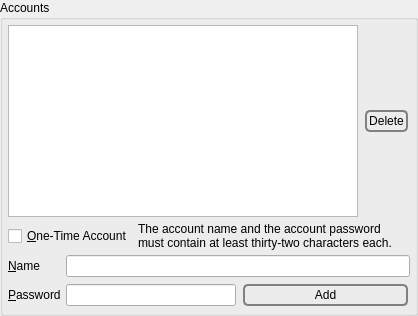
               <widget class="QGroupBox" name="accountsGB">
                <property name="title">
                 <string>Accounts</string>
                </property>
                <layout class="QVBoxLayout" name="verticalLayout_37">
                 <property name="spacing">
                  <number>5</number>
                 </property>
                 <property name="leftMargin">
                  <number>5</number>
                 </property>
                 <property name="topMargin">
                  <number>5</number>
                 </property>
                 <property name="rightMargin">
                  <number>5</number>
                 </property>
                 <property name="bottomMargin">
                  <number>5</number>
                 </property>
                 <item>
                  <layout class="QHBoxLayout" name="horizontalLayout_67">
                   <property name="topMargin">
                    <number>0</number>
                   </property>
                   <item>
                    <widget class="QListWidget" name="accounts">
                     <property name="tabKeyNavigation">
                      <bool>true</bool>
                     </property>
                     <property name="selectionBehavior">
                      <enum>QAbstractItemView::SelectRows</enum>
                     </property>
                     <property name="horizontalScrollMode">
                      <enum>QAbstractItemView::ScrollPerPixel</enum>
                     </property>
                    </widget>
                   </item>
                   <item>
                    <layout class="QVBoxLayout" name="verticalLayout_30">
                     <property name="topMargin">
                      <number>0</number>
                     </property>
                     <property name="rightMargin">
                      <number>0</number>
                     </property>
                     <item>
                      <widget class="QPushButton" name="deleteAccount">
                       <property name="sizePolicy">
                        <sizepolicy hsizetype="Fixed" vsizetype="Fixed">
                         <horstretch>0</horstretch>
                         <verstretch>0</verstretch>
                        </sizepolicy>
                       </property>
                       <property name="styleSheet">
                        <string notr="true">QPushButton {
 border: 2px solid gray;
 background-color: qlineargradient(x1: 0, y1: 0, x2: 0, y2: 1,
                                   stop: 0 #E0E0E0, stop: 1 #FFFFFF);
 border-radius: 5px;
 margin: 2px;
 padding: 2px;
 }




QPushButton:hover { 
background-color: qlineargradient(x1: 0, y1: 0, x2: 0, y2: 1,
                                   stop: 0 rgb(254,229,172), stop: 1 #FFFFFF);
background-position: top center; } 



QPushButton:pressed {
     background-color: darkgray;
     border-style: inset;
 }
</string>
                       </property>
                       <property name="text">
                        <string>Delete</string>
                       </property>
                      </widget>
                     </item>
                    </layout>
                   </item>
                  </layout>
                 </item>
                 <item>
                  <layout class="QHBoxLayout" name="horizontalLayout_70">
                   <property name="topMargin">
                    <number>0</number>
                   </property>
                   <item>
                    <widget class="QCheckBox" name="ota">
                     <property name="sizePolicy">
                      <sizepolicy hsizetype="Fixed" vsizetype="Preferred">
                       <horstretch>0</horstretch>
                       <verstretch>0</verstretch>
                      </sizepolicy>
                     </property>
                     <property name="toolTip">
                      <string>If checked, the account will be removed after a client successfully authenticates itself.</string>
                     </property>
                     <property name="text">
                      <string>&amp;One-Time Account</string>
                     </property>
                    </widget>
                   </item>
                   <item>
                    <widget class="QLabel" name="label_88">
                     <property name="text">
                      <string>The account name and the account password must contain at least thirty-two characters each.</string>
                     </property>
                     <property name="wordWrap">
                      <bool>true</bool>
                     </property>
                    </widget>
                   </item>
                  </layout>
                 </item>
                 <item>
                  <layout class="QGridLayout" name="gridLayout_6">
                   <property name="spacing">
                    <number>5</number>
                   </property>
                   <item row="0" column="0">
                    <widget class="QLabel" name="label_47">
                     <property name="text">
                      <string>&amp;Name</string>
                     </property>
                     <property name="buddy">
                      <cstring>accountName</cstring>
                     </property>
                    </widget>
                   </item>
                   <item row="1" column="0">
                    <widget class="QLabel" name="label_48">
                     <property name="text">
                      <string>&amp;Password</string>
                     </property>
                     <property name="buddy">
                      <cstring>accountPassword</cstring>
                     </property>
                    </widget>
                   </item>
                   <item row="0" column="1">
                    <widget class="QLineEdit" name="accountName"/>
                   </item>
                   <item row="1" column="1">
                    <layout class="QHBoxLayout" name="horizontalLayout_30">
                     <item>
                      <widget class="QLineEdit" name="accountPassword">
                       <property name="echoMode">
                        <enum>QLineEdit::Password</enum>
                       </property>
                      </widget>
                     </item>
                     <item>
                      <widget class="QPushButton" name="addAccount">
                       <property name="sizePolicy">
                        <sizepolicy hsizetype="MinimumExpanding" vsizetype="Fixed">
                         <horstretch>0</horstretch>
                         <verstretch>0</verstretch>
                        </sizepolicy>
                       </property>
                       <property name="styleSheet">
                        <string notr="true">QPushButton {
 border: 2px solid gray;
 background-color: qlineargradient(x1: 0, y1: 0, x2: 0, y2: 1,
                                   stop: 0 #E0E0E0, stop: 1 #FFFFFF);
 border-radius: 5px;
 margin: 2px;
 padding: 2px;
 }




QPushButton:hover { 
background-color: qlineargradient(x1: 0, y1: 0, x2: 0, y2: 1,
                                   stop: 0 rgb(254,229,172), stop: 1 #FFFFFF);
background-position: top center; } 



QPushButton:pressed {
     background-color: darkgray;
     border-style: inset;
 }
</string>
                       </property>
                       <property name="text">
                        <string>Add</string>
                       </property>
                      </widget>
                     </item>
                    </layout>
                   </item>
                  </layout>
                 </item>
                </layout>
               </widget>
